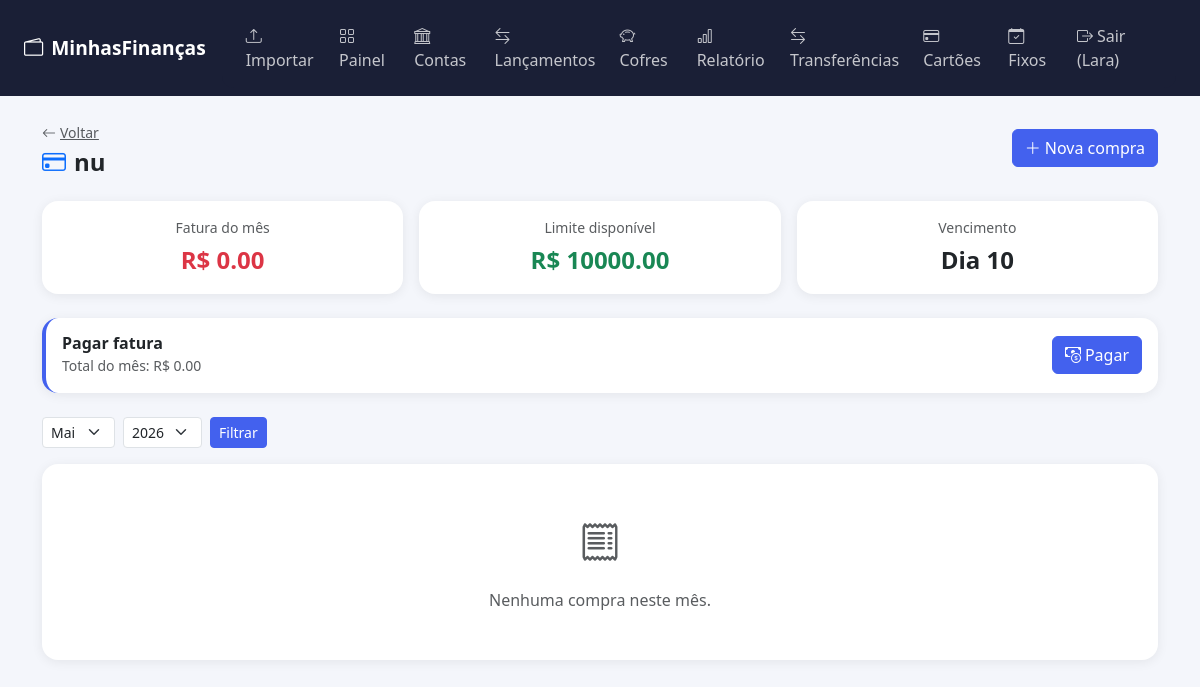
Screenshot of /cartoes/1/compras (signed in) with the database file from the repository.
### app/models.py (models this page shows, shortened)
class Usuario(UserMixin, db.Model):
    __tablename__ = 'usuarios'
    id = db.Column(db.Integer, primary_key=True)
    nome = db.Column(db.String(100), nullable=False)
    email = db.Column(db.String(150), unique=True, nullable=False)
    senha_hash = db.Column(db.String(256), nullable=False)
    criado_em = db.Column(db.DateTime, default=datetime.utcnow)
    contas = db.relationship('Conta', backref='usuario', lazy=True, cascade='all, delete-orphan')
    lancamentos = db.relationship('Lancamento', backref='usuario', lazy=True, cascade='all, delete-orphan')
    cofres = db.relationship('Cofre', backref='usuario', lazy=True, cascade='all, delete-orphan')
    cartoes = db.relationship('CartaoCredito', backref='usuario', lazy=True, cascade='all, delete-orphan')
    gastos_fixos = db.relationship('GastoFixo', backref='usuario', lazy=True, cascade='all, delete-orphan')
    transferencias = db.relationship('Transferencia', backref='usuario', lazy=True, cascade='all, delete-orphan')

class CartaoCredito(db.Model):
    __tablename__ = 'cartoes'
    id = db.Column(db.Integer, primary_key=True)
    nome = db.Column(db.String(100), nullable=False)
    limite = db.Column(db.Float, default=0.0)
    dia_vencimento = db.Column(db.Integer, nullable=False)
    usuario_id = db.Column(db.Integer, db.ForeignKey('usuarios.id'), nullable=False)
    criado_em = db.Column(db.DateTime, default=datetime.utcnow)
    compras = db.relationship('CompraCartao', backref='cartao', lazy=True, cascade='all, delete-orphan')

### app/routes.py (the view)
@main.route('/cartoes/<int:id>/compras')
@login_required
def compras_cartao(id):
    cartao = CartaoCredito.query.filter_by(id=id, usuario_id=current_user.id).first_or_404()
    mes = request.args.get('mes', date.today().month, type=int)
    ano = request.args.get('ano', date.today().year, type=int)
    compras = CompraCartao.query.filter_by(cartao_id=id, usuario_id=current_user.id).filter(
        db.extract('month', CompraCartao.data) == mes,
        db.extract('year', CompraCartao.data) == ano
    ).order_by(CompraCartao.data.desc()).all()
    total = sum(c.valor for c in compras)
    contas = Conta.query.filter_by(usuario_id=current_user.id).all()
    return render_template('compras_cartao.html', cartao=cartao, compras=compras,
                           total=total, mes=mes, ano=ano,
                           categorias=Lancamento.CATEGORIAS_SAIDA,
                           contas=contas)

### app/models.py (called while the page is built)
@login_manager.user_loader
def load_user(user_id):
    return Usuario.query.get(int(user_id))

    @property
    def saldo_atual(self):
        entradas = sum(l.valor for l in self.lancamentos if l.tipo == 'entrada')
        saidas = sum(l.valor for l in self.lancamentos if l.tipo == 'saida')
        return self.saldo_inicial + entradas - saidas

### app/templates/compras_cartao.html (shortened to what this page needs)
{% extends 'base.html' %}
{% block content %}
<div class="d-flex justify-content-between align-items-center mb-4">
  <div>
    <a href="{{ url_for('main.cartoes') }}" class="text-muted small">
      <i class="bi bi-arrow-left me-1"></i>Voltar
    </a>
    <h4 class="fw-bold mb-0 mt-1">
      <i class="bi bi-credit-card me-2 text-primary"></i>{{ cartao.nome }}
    </h4>
  </div>
  <button class="btn btn-primary" data-bs-toggle="modal" data-bs-target="#modalCompra">
    <i class="bi bi-plus-lg me-1"></i>Nova compra
  </button>
</div>
<div class="row g-3 mb-4">
  <div class="col-md-4">
    <div class="card text-center p-3">
      <div class="text-muted small mb-1">Fatura do mês</div>
      <div class="fs-4 fw-bold text-danger">R$ {{ "%.2f"|format(total) }}</div>
    </div>
  </div>
  <div class="col-md-4">
    <div class="card text-center p-3">
      <div class="text-muted small mb-1">Limite disponível</div>
      <div class="fs-4 fw-bold text-success">
        R$ {{ "%.2f"|format(cartao.limite - total) }}
      </div>
    </div>
  </div>
  <div class="col-md-4">
    <div class="card text-center p-3">
      <div class="text-muted small mb-1">Vencimento</div>
      <div class="fs-4 fw-bold">Dia {{ cartao.dia_vencimento }}</div>
    </div>
  </div>
</div>
<div class="card mb-4" style="border-left: 4px solid #4361ee;">
  <div class="card-body">
    <div class="d-flex justify-content-between align-items-center">
      <div>
        <h6 class="fw-bold mb-0">Pagar fatura</h6>
        <small class="text-muted">Total do mês: R$ {{ "%.2f"|format(total) }}</small>
      </div>
      <button class="btn btn-primary" data-bs-toggle="modal" data-bs-target="#modalPagarFatura">
        <i class="bi bi-cash-coin me-1"></i>Pagar
      </button>
    </div>
  </div>
</div>
<div class="d-flex gap-2 align-items-center mb-3">
  <form class="d-flex gap-2" method="GET">
    <select name="mes" class="form-select form-select-sm" style="width:auto;">
      {% for m in range(1,13) %}
      <option value="{{ m }}" {{ 'selected' if m == mes }}>
        {{ ['Jan','Fev','Mar','Abr','Mai','Jun','Jul','Ago','Set','Out','Nov','Dez'][m-1] }}
      </option>
      {% endfor %}
    </select>
    <select name="ano" class="form-select form-select-sm" style="width:auto;">
      {% for a in range(2024, 2028) %}
      <option value="{{ a }}" {{ 'selected' if a == ano }}>{{ a }}</option>
      {% endfor %}
    </select>
    <button type="submit" class="btn btn-sm btn-primary">Filtrar</button>
  </form>
</div>
<div class="card">
  <div class="card-body p-0">
    {% if compras %}
    <div class="table-responsive">
      <table class="table table-hover align-middle mb-0">
        <thead class="table-light">
          <tr>
            <th>Data</th>
            <th>Descrição</th>
            <th>Categoria</th>
            <th>Parcelas</th>
            <th class="text-end">Valor</th>
            <th></th>
          </tr>
        </thead>
        <tbody>
          {% for c in compras %}
          <tr>
            <td class="text-muted small">{{ c.data.strftime('%d/%m/%Y') }}</td>
            <td class="fw-semibold">{{ c.descricao }}</td>
            <td><span class="badge bg-light text-dark">{{ c.categoria }}</span></td>
            <td class="text-muted small">
              {{ c.parcelas }}x de R$ {{ "%.2f"|format(c.valor / c.parcelas) }}
            </td>
            <td class="text-end fw-bold text-danger">R$ {{ "%.2f"|format(c.valor) }}</td>
            <td>
              <form method="POST"
                action="{{ url_for('main.excluir_compra', id=c.id) }}"
                onsubmit="return confirm('Excluir esta compra?')">
                <button class="btn btn-sm btn-outline-danger">
                  <i class="bi bi-trash"></i>
                </button>
              </form>
            </td>
          </tr>
          {% endfor %}
        </tbody>
        <tfoot class="table-light">
          <tr>
            <td colspan="4" class="fw-bold">Total do mês</td>
            <td class="text-end fw-bold text-danger">R$ {{ "%.2f"|format(total) }}</td>
            <td></td>
          </tr>
        </tfoot>
      </table>
    </div>
    {% else %}
    <div class="text-center py-5 text-muted">
      <i class="bi bi-receipt fs-1 d-block mb-3"></i>
      Nenhuma compra neste mês.
    </div>
    {% endif %}
  </div>
</div>
{% endblock %}

### app/templates/base.html (shortened to what this page needs)
<!DOCTYPE html>
<html lang="pt-BR">
<head>
  <link href="https://cdn.jsdelivr.net/npm/bootstrap@5.3.3/dist/css/bootstrap.min.css" rel="stylesheet">
  <link href="https://cdn.jsdelivr.net/npm/bootstrap-icons@1.11.3/font/bootstrap-icons.css" rel="stylesheet">
</head>
<body>
<nav class="navbar navbar-expand-lg">
  <div class="container-fluid px-4">
    <a class="navbar-brand" href="{{ url_for('main.dashboard') }}">
      <i class="bi bi-wallet2 me-2"></i>MinhasFinanças
    </a>
    <div class="collapse navbar-collapse" id="navMenu">
      {% if current_user.is_authenticated %}
      <ul class="navbar-nav ms-auto align-items-center gap-2">
        <li class="nav-item">
          <a class="nav-link" href="{{ url_for('main.importar') }}">
            <i class="bi bi-upload me-1"></i>Importar
          </a>
        </li>
        <li class="nav-item">
          <a class="nav-link" href="{{ url_for('main.dashboard') }}">
            <i class="bi bi-grid me-1"></i>Painel
          </a>
        </li>
        <li class="nav-item">
          <a class="nav-link" href="{{ url_for('main.contas') }}">
            <i class="bi bi-bank me-1"></i>Contas
          </a>
        </li>
        <li class="nav-item">
          <a class="nav-link" href="{{ url_for('main.lancamentos') }}">
            <i class="bi bi-arrow-left-right me-1"></i>Lançamentos
          </a>
        </li>
        <li class="nav-item">
          <a class="nav-link" href="{{ url_for('main.cofres') }}">
            <i class="bi bi-piggy-bank me-1"></i>Cofres
          </a>
        </li>
         <li class="nav-item">
          <a class="nav-link" href="{{ url_for('main.relatorio') }}">
            <i class="bi bi-bar-chart me-1"></i>Relatório
          </a>
        </li>
        <li class="nav-item">
          <a class="nav-link" href="{{ url_for('main.transferencias') }}">
            <i class="bi bi-arrow-left-right me-1"></i>Transferências
          </a>
        </li>
        <li class="nav-item">
          <a class="nav-link" href="{{ url_for('main.cartoes') }}">
            <i class="bi bi-credit-card me-1"></i>Cartões
          </a>
        </li>
        <li class="nav-item">
          <a class="nav-link" href="{{ url_for('main.gastos_fixos') }}">
            <i class="bi bi-calendar-check me-1"></i>Fixos
          </a>
        </li>
        <li class="nav-item">
          <a class="nav-link" href="{{ url_for('auth.logout') }}">
            <i class="bi bi-box-arrow-right me-1"></i>Sair ({{ current_user.nome.split()[0] }})
          </a>
        </li>
      </ul>
      {% endif %}
    </div>
  </div>
</nav>
<div class="container py-4">
  {% block content %}{% endblock %}
</div>
</body>
</html>

### app/templates/base.html (style rules this page uses)
body { background: #f4f6fb; font-family: 'Segoe UI', sans-serif; }
.navbar-collapse { background: #1a1f36; padding: 0.5rem 1rem; border-radius: 0 0 12px 12px; }
.navbar { background: #1a1f36 !important; }
.navbar-brand { font-weight: 700; color: #fff !important; font-size: 1.2rem; }
.nav-link { color: rgba(255,255,255,0.75) !important; }
.card { border: none; border-radius: 16px; box-shadow: 0 2px 12px rgba(0,0,0,0.07); }
.btn-primary { background: #4361ee; border-color: #4361ee; }

### rows the page displays
Usuario: nome "Lara"
CartaoCredito: nome "nu", cartao.limite-total "10000.00", dia_vencimento "10"

### other values shown
{{ "%.2f"|format(total) }} "0.00"
form field mes "Mai"
form field ano "2026"
